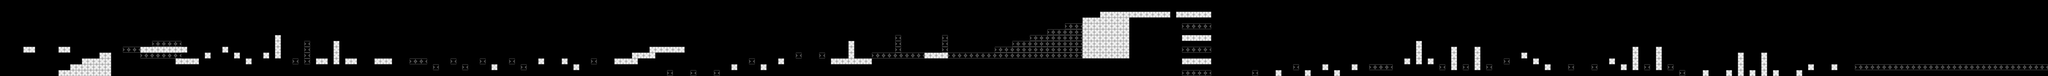

A level layout from a 2D game, rendered from its tile map. Below: a short description, then the map file with tile-grid data replaced by summaries:
An orthogonal 350x13 tile map with 32x32 px tiles, 2 tile layers (white, black).

<map version="1.0" orientation="orthogonal" renderorder="right-down" width="350" height="13" tilewidth="32" tileheight="32" nextobjectid="1">
 <tileset firstgid="1" name="world" tilewidth="32" tileheight="32" tilecount="2">
  <image source="../images/world.png" width="64" height="32" />
 </tileset>
 <layer name="white" width="350" height="13">
  <data>[4550 cells, 225 non-empty, 1 distinct tile ids]</data>
 </layer>
 <layer name="black" width="350" height="13">
  <data>[4550 cells, 182 non-empty, 1 distinct tile ids]</data>
 </layer>
</map>